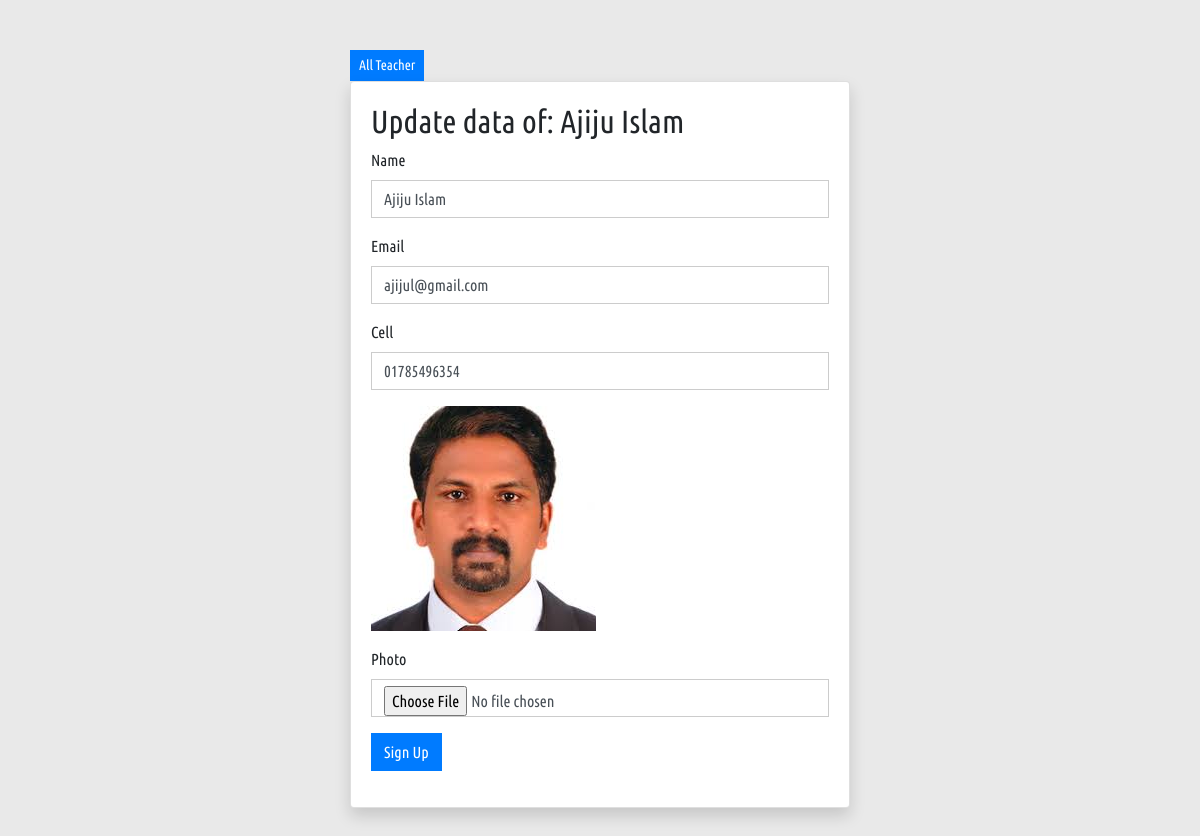
The app's page /teacher_edit.php?id=4 with its own data.
### tables this page shows
CREATE TABLE `teachers` (
  `id` int(10) NOT NULL,
  `name` varchar(100) NOT NULL,
  `email` varchar(100) NOT NULL,
  `cell` varchar(15) NOT NULL,
  `photo` varchar(100) NOT NULL,
  `status` varchar(20) NOT NULL DEFAULT 'active',
  `created_at` int(11) NOT NULL DEFAULT current_timestamp(),
  `updated_at` int(11) NOT NULL DEFAULT current_timestamp()
);

### app/Support/Database.php (called while the page is built, shortened)
<?php
abstract class Database
{
	private $host = 'localhost';
	private $user = 'root';
	private $pass = '';
	private $db = 'oop_crud';
	private function connection()
	{
		return $this -> connection = new mysqli($this -> host, $this -> user, $this -> pass, $this -> db);
	}
	protected function find($table, $id)
	{
		$sql = "SELECT * FROM $table WHERE id='$id'";
		$data = $this -> connection() -> query($sql);
		return $data;
	}
}

### app/Controller/Teacher.php (called while the page is built, shortened)
<?php
class Teacher extends Database
{
		public function singleTeacher($id)
		{
			$data = $this -> find('teachers', $id);
			return $data -> fetch_assoc();
		}
}

### teacher_edit.php (the view, shortened to what this page needs)
<?php
	$teacher = new Teacher;
	$id="";
	if ( isset($_GET['id']) ) {
		$id = $_GET['id'];
		$single_teacher = $teacher -> singleTeacher($id);
	}
 ?>
<!DOCTYPE html>
<html lang="en">
<head>
	<link rel="stylesheet" href="assets/css/bootstrap.min.css">
	<link rel="stylesheet" href="assets/css/style.css">
	<link rel="stylesheet" href="assets/css/responsive.css">
</head>
<body>
	<div class="wrap">
		<a class="btn btn-primary btn-sm" href="teacher_data.php">All Teacher</a>
		<div class="card shadow">
			<div class="card-body">
				<h2>Update data of: <?php echo $single_teacher['name']; ?></h2>
				<form action="<?php echo $_SERVER['PHP_SELF'];?>?id=<?php echo $id; ?>" method="POST" enctype="multipart/form-data">
					<div class="form-group">
						<label for="">Name</label>
						<input name="name" class="form-control" value="<?php echo $single_teacher['name']; ?>" type="text">
					</div>
					<div class="form-group">
						<label for="">Email</label>
						<input name="email" class="form-control" value="<?php echo $single_teacher['email']; ?>" type="text">
					</div>
					<div class="form-group">
						<label for="">Cell</label>
						<input name="cell" class="form-control" value="<?php echo $single_teacher['cell']; ?>" type="text">
					</div>
					<div class="form-group">
						<img src="media/img/Teacher/<?php echo $single_teacher['photo']; ?>" alt="">
					</div>
					<div class="form-group">
						<label for="">Photo</label>
						<input name="new_photo" class="form-control" type="file">
					</div>
					<div class="form-group">
						<input name="update" class="btn btn-primary" type="submit" value="Sign Up">
					</div>
				</form>
			</div>
		</div>
	</div>
	<br>
	<br>
	<br>
	<br>
	<br>
	<br>
</body>
</html>

### assets/css/style.css (style rules this page uses)
* { font-family: 'ubuntu'; }
body { background-color: #e9e9e9; }
.btn { border-radius: 0px !important; }
input, input:focus { border-radius: 0px !important; outline: none !important; box-shadow: none !important; border: 1px solid #ccc !important; }
input[type="submit"] { border: 1px solid transparent !important; }
.wrap { width: 500px; margin: 50px auto 0px; }

### records on screen
teachers: name "Ajiju Islam", email "ajijul@gmail.com", cell "01785496354", photo (picture)
